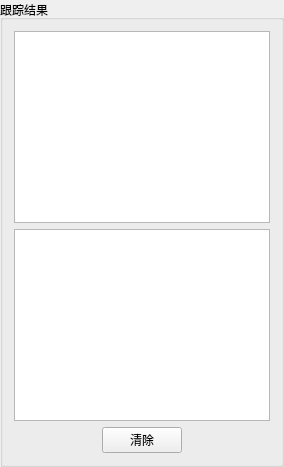
             <widget class="QGroupBox" name="groupBox_25">
              <property name="title">
               <string>跟踪结果</string>
              </property>
              <layout class="QVBoxLayout" name="verticalLayout_6">
               <item>
                <widget class="QPlainTextEdit" name="plainTextEdit_all_boxes"/>
               </item>
               <item>
                <widget class="QPlainTextEdit" name="plainTextEdit_min_boxes"/>
               </item>
               <item>
                <layout class="QHBoxLayout" name="horizontalLayout_19">
                 <item>
                  <spacer name="horizontalSpacer_23">
                   <property name="orientation">
                    <enum>Qt::Horizontal</enum>
                   </property>
                   <property name="sizeHint" stdset="0">
                    <size>
                     <width>40</width>
                     <height>20</height>
                    </size>
                   </property>
                  </spacer>
                 </item>
                 <item>
                  <widget class="QPushButton" name="pushButton_clear_boxes">
                   <property name="text">
                    <string>清除</string>
                   </property>
                  </widget>
                 </item>
                 <item>
                  <spacer name="horizontalSpacer_24">
                   <property name="orientation">
                    <enum>Qt::Horizontal</enum>
                   </property>
                   <property name="sizeHint" stdset="0">
                    <size>
                     <width>40</width>
                     <height>20</height>
                    </size>
                   </property>
                  </spacer>
                 </item>
                </layout>
               </item>
              </layout>
             </widget>
